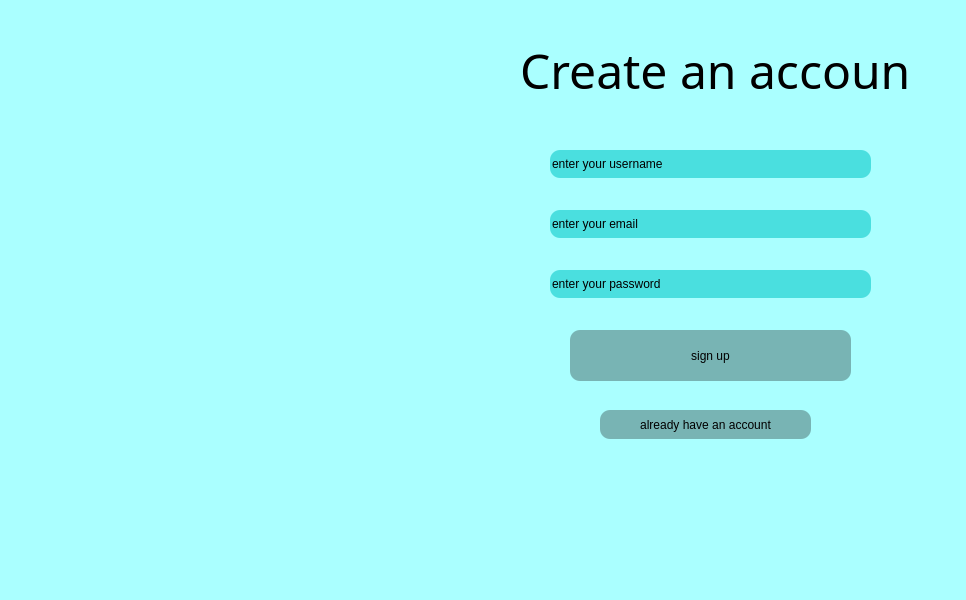
<?xml version="1.0" encoding="UTF-8"?>
<ui version="4.0">
 <class>MainWindow</class>
 <widget class="QMainWindow" name="MainWindow">
  <property name="geometry">
   <rect>
    <x>0</x>
    <y>0</y>
    <width>966</width>
    <height>600</height>
   </rect>
  </property>
  <property name="windowTitle">
   <string>MainWindow</string>
  </property>
  <property name="styleSheet">
   <string notr="true">background-color:rgb(170, 255, 255)</string>
  </property>
  <widget class="QWidget" name="centralwidget">
   <widget class="QLabel" name="label">
    <property name="geometry">
     <rect>
      <x>10</x>
      <y>0</y>
      <width>461</width>
      <height>551</height>
     </rect>
    </property>
    <property name="text">
     <string/>
    </property>
    <property name="pixmap">
     <pixmap>../../../../../Downloads/DALL·E 2024-11-22 02.22.41 - A magical winter forest landscape at night, inspired by the uploaded image. The scene features snow-covered evergreen trees under a clear starry sky w.webp</pixmap>
    </property>
    <property name="scaledContents">
     <bool>true</bool>
    </property>
   </widget>
   <widget class="QLabel" name="label_2">
    <property name="geometry">
     <rect>
      <x>520</x>
      <y>30</y>
      <width>391</width>
      <height>81</height>
     </rect>
    </property>
    <property name="font">
     <font>
      <family>STLiti</family>
      <pointsize>36</pointsize>
     </font>
    </property>
    <property name="styleSheet">
     <string notr="true">color:rgb(0, 0, 0)</string>
    </property>
    <property name="text">
     <string>Create an account</string>
    </property>
   </widget>
   <widget class="QLineEdit" name="lineEdit">
    <property name="geometry">
     <rect>
      <x>550</x>
      <y>150</y>
      <width>321</width>
      <height>28</height>
     </rect>
    </property>
    <property name="styleSheet">
     <string notr="true">color:rgb(0, 0, 0);
border-radius:10px;
background-color:rgb(74, 223, 223)</string>
    </property>
    <property name="text">
     <string>enter your username</string>
    </property>
   </widget>
   <widget class="QLineEdit" name="lineEdit_2">
    <property name="geometry">
     <rect>
      <x>550</x>
      <y>210</y>
      <width>321</width>
      <height>28</height>
     </rect>
    </property>
    <property name="styleSheet">
     <string notr="true">color:rgb(0, 0, 0);
border-radius:10px;
background-color:rgb(74, 223, 223)</string>
    </property>
    <property name="text">
     <string>enter your email</string>
    </property>
   </widget>
   <widget class="QLineEdit" name="lineEdit_3">
    <property name="geometry">
     <rect>
      <x>550</x>
      <y>270</y>
      <width>321</width>
      <height>28</height>
     </rect>
    </property>
    <property name="styleSheet">
     <string notr="true">color:rgb(0, 0, 0);
border-radius:10px;
background-color:rgb(74, 223, 223)</string>
    </property>
    <property name="text">
     <string>enter your password</string>
    </property>
   </widget>
   <widget class="QPushButton" name="pushButton">
    <property name="geometry">
     <rect>
      <x>570</x>
      <y>330</y>
      <width>281</width>
      <height>51</height>
     </rect>
    </property>
    <property name="styleSheet">
     <string notr="true">color:rgb(0, 0, 0);
border-radius:10px;
background-color:rgb(120, 180, 180)</string>
    </property>
    <property name="text">
     <string>sign up</string>
    </property>
   </widget>
   <widget class="QPushButton" name="pushButton_2">
    <property name="geometry">
     <rect>
      <x>600</x>
      <y>410</y>
      <width>211</width>
      <height>29</height>
     </rect>
    </property>
    <property name="styleSheet">
     <string notr="true">color:rgb(0, 0, 0);
border-radius:10px;
background-color:rgb(120, 180, 180)</string>
    </property>
    <property name="text">
     <string>already have an account</string>
    </property>
   </widget>
  </widget>
  <widget class="QMenuBar" name="menubar">
   <property name="geometry">
    <rect>
     <x>0</x>
     <y>0</y>
     <width>966</width>
     <height>25</height>
    </rect>
   </property>
  </widget>
  <widget class="QStatusBar" name="statusbar"/>
 </widget>
 <resources/>
 <connections/>
</ui>
